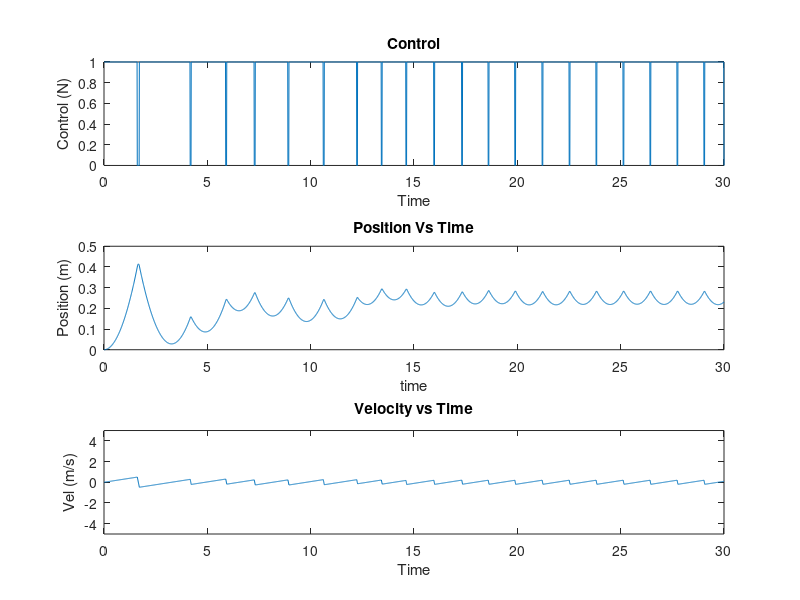

Write MATLAB code to recreate this figure.
%% Using the kinematic version of the maximum principle.
%  Introduce k and b into alpha and beta to get an accurate time calc

clf
clear 
clc
%Constants
m      =  .097;
g      =  -9.81;
ks     = 0;    % .224;
f      = 0;

% thrust = 10.12*m;    % (N) Thrust from compressor 
thrust = 10.12*m;
grav_F = g*m;        % (N)

u_OFF =  -grav_F;                % Absolute Val External Force on body when no thrust
u_ON  =  thrust + grav_F;        % Net Force on body with thrust
a     = .41;                       % Desired Height

% System Dynamics
A = [ 0   1; 
      ks/m f/m  ];

B = [0; 
     1];

C = [1 0];

D = 0;

I = eye(2);

Tend = 30;  
dt  = .01;
t   =  0:dt:Tend;

X      = zeros([length(t),2]); % Position and Velocity
X(1,:) = [0,0];

% Time Calcs - Max Principal equations ; % a = desired position
b    = X(1,2);% b = current Velocity 
c    = X(1,1);% c = current position

beta = u_ON/m; %Acceleration With Thruster On  (Gravity and Thruster)
alpha= u_OFF/m; %Acceleration with Thruster OFF (Just Gravity)

tau  = -(alpha*b + b*beta - alpha*(((beta + alpha)*(- 2*beta*c + b^2 + 2*a*beta))/alpha)^(1/2))/(beta^2 + alpha*beta)
T    =   b/alpha - ((beta + alpha)*(alpha*b + b*beta - alpha*(((beta + alpha)*(- 2*beta*c + b^2 + 2*a*beta))/alpha)^(1/2)))/(alpha*(beta^2 + alpha*beta))


u    = zeros(length(t),1); % PWM  -- at time t --> u = 1 or 0

maxErr = 0.001; %Maximum distance from desired height
ti     = 0;  

for k = 1:length(t)-1
    posi = X(k,1);
    if (ti < tau)
        u(k) = 1;
        ti = ti+dt;
    elseif (tau < ti) && (ti < T)
        u(k) = 0;
        ti   = ti+dt;
    elseif (X(k,2) < 0) && (a - posi > maxErr)
         b = X(k,2); % b = initial Velocity 
         c = X(k,1); % c = initial position

         % beta  = -ks/m * c - f/m * b + u_ON/m;
         % alpha =  ks/m * c + f/m * b + u_OFF/m;
         
         %New Solution for tau and T
         tau =  -(alpha*b + b*beta - alpha*(((beta + alpha)*(- 2*beta*c + b^2 + 2*a*beta))/alpha)^(1/2))/(beta^2 + alpha*beta)
         T   =   b/alpha - ((beta + alpha)*(alpha*b + b*beta - alpha*(((beta + alpha)*(- 2*beta*c + b^2 + 2*a*beta))/alpha)^(1/2)))/(alpha*(beta^2 + alpha*beta))
         ti = 0;
    end

    if u(k) == 1
        ui = beta;
    else 
        ui = -alpha;
    end

    X(k+1,:) = (I+A*dt)*X(k,:)' + B*dt*(ui);
end

% error = X(k,1) - d;

control = u;

figure(1)
subplot(311)
plot(t,control)
title('Control')
xlabel("Time")
ylabel("Control (N)")
xlim([0 Tend])
ylim([0 1])


subplot(312)
plot(t,X(1:length(X),1))
title('Position Vs Time')
xlim([0 Tend])
% ylim([-1.1 1.1])
xlabel('time')
ylabel("Position (m)")

subplot(313)
plot(t,X(1:length(X),2))
title('Velocity vs Time')
xlabel("Time")
ylabel("Vel (m/s)")
xlim([0 Tend])
ylim([-5 5])

time_open = sum(u)*dt;


X_plot = zeros([length(t),2]);
r = 1;
dim =10;


% stableHertz = sum(u(end- 1/dt:end))
% timeOpenPerSec = dt*stableHertz
% 
% lastSecondPosition = X(end- 6*1/dt:end,1);
% averagePosStable = sum(lastSecondPosition)/length(lastSecondPosition)

% 
% for i = 1:5:length(t)-1
%     X_plot(i+1,:) = (I+A*dt)*X_plot(i,:)' + B*dt*u(i);
%     origin_y = X(i+1,1);
%     figure(2)
%     current_time = num2str(t(i), '%.1f');
%     title(current_time)
%     fill(r*cos(0:.1:2*pi),r*sin(0:.1:2*pi) + origin_y,'k')
%     axis([-dim dim -dim dim])
%     hold off
%     pause(.0001)
% end



